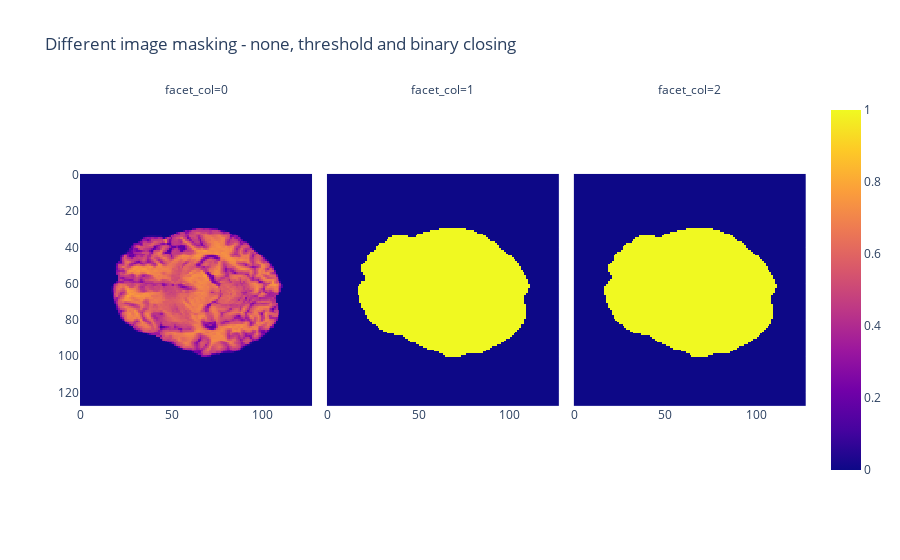

Source (notebook cell):
### Code cell
from skimage.morphology import binary_closing
import plotly.express as px

data = reader.load_patient_scan(0)

image = data['scan'][60]
masked_image = 1 * (image > 0)
filled_image = 1 * binary_closing(image)

px.imshow(
    np.array([image, masked_image, filled_image]),
    facet_col=0, title="Different image masking - none, threshold and binary closing",
)

### Figure 1 — Plotly figure (JSON) as saved in the notebook; plotly's stock layout.template omitted (floating-point values rounded to 4 significant figures; data arrays with more than 128 entries replaced by an {"elided": "..."} marker saying what was removed)
{"data": [{"coloraxis": "coloraxis", "hovertemplate": "x: %{x}<br>y: %{y}<br>color: %{z}<extra></extra>", "name": "0", "type": "heatmap", "xaxis": "x", "yaxis": "y", "z": {"elided": "128x128 float values"}}, {"coloraxis": "coloraxis", "hovertemplate": "x: %{x}<br>y: %{y}<br>color: %{z}<extra></extra>", "name": "1", "type": "heatmap", "xaxis": "x2", "yaxis": "y2", "z": {"elided": "128x128 int values"}}, {"coloraxis": "coloraxis", "hovertemplate": "x: %{x}<br>y: %{y}<br>color: %{z}<extra></extra>", "name": "2", "type": "heatmap", "xaxis": "x3", "yaxis": "y3", "z": {"elided": "128x128 int values"}}], "layout": {"annotations": [{"font": {}, "showarrow": false, "text": "facet_col=0", "x": 0.16, "xanchor": "center", "xref": "paper", "y": 1, "yanchor": "bottom", "yref": "paper"}, {"font": {}, "showarrow": false, "text": "facet_col=1", "x": 0.5, "xanchor": "center", "xref": "paper", "y": 1, "yanchor": "bottom", "yref": "paper"}, {"font": {}, "showarrow": false, "text": "facet_col=2", "x": 0.84, "xanchor": "center", "xref": "paper", "y": 1, "yanchor": "bottom", "yref": "paper"}], "coloraxis": {"colorscale": [[0, "#0d0887"], [0.1111, "#46039f"], [0.2222, "#7201a8"], [0.3333, "#9c179e"], [0.4444, "#bd3786"], [0.5556, "#d8576b"], [0.6667, "#ed7953"], [0.7778, "#fb9f3a"], [0.8889, "#fdca26"], [1, "#f0f921"]]}, "title": {"text": "Different image masking - none, threshold and binary closing"}, "xaxis": {"anchor": "y", "constrain": "domain", "domain": [0, 0.32], "scaleanchor": "y"}, "xaxis2": {"anchor": "y2", "domain": [0.34, 0.66], "matches": "x"}, "xaxis3": {"anchor": "y3", "domain": [0.68, 1.0], "matches": "x"}, "yaxis": {"anchor": "x", "autorange": "reversed", "constrain": "domain", "domain": [0, 1]}, "yaxis2": {"anchor": "x2", "domain": [0, 1], "matches": "y", "showticklabels": false}, "yaxis3": {"anchor": "x3", "domain": [0, 1], "matches": "y", "showticklabels": false}}}
